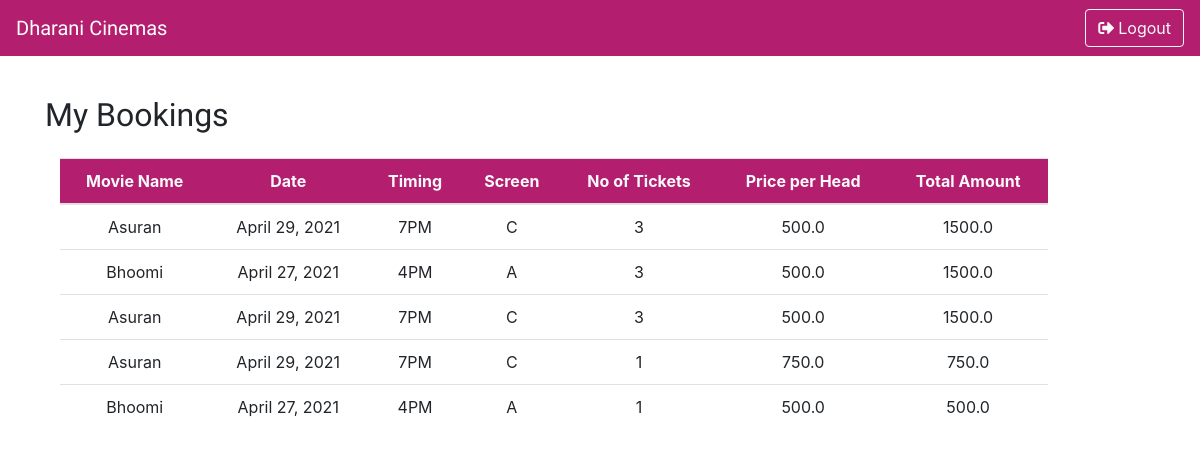
The page /mybooking/ (signed in) on the database as committed earlier.
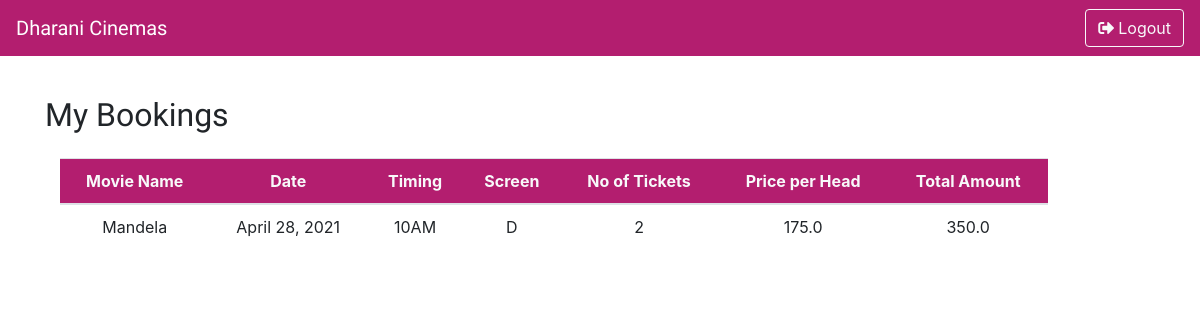
The same page on the database as committed later.
### booking/models.py (models this page shows)
class Booking(models.Model):
    show = models.ForeignKey(Show,on_delete=models.CASCADE)
    noOfPerson = models.IntegerField()
    ticket_price = models.FloatField()
    user = models.CharField(max_length=500,default="")
    def __str__(self):
        return str(self.ticket_price)+" , "+str(self.noOfPerson)

### home/models.py (models this page shows, shortened)
class Movie(models.Model):
    movie_name = models.CharField(max_length=50)
    image = models.ImageField(blank= True,upload_to='./movie',default = 'default.jpg')
    ticket_price = models.FloatField()
    description = models.CharField(max_length=500,default="")

class Show(models.Model):
    SCREEN = (('A','A'),('B','B'),('C','C'),('D','D'))
    TIMING = (('10AM','10AM'),('1PM','1PM'),('4PM','4PM'),('7PM','7PM'))
    movie =  models.ForeignKey(Movie,on_delete=models.CASCADE)
    screen = models.CharField(max_length=5,choices=SCREEN)
    timing = models.CharField(max_length=5,choices=TIMING)
    date = models.DateField(auto_now=False, auto_now_add=False)
    class Meta:
        unique_together = ('screen', 'timing','date',)

### home/views.py (the view)
# urls.py: path('mybooking/',views.mybooking,name="bookingHistory"),
def mybooking(request):
    user = request.user
    bookingQuery = Booking.objects.filter(user = user.username)
    booking = []
    for book in bookingQuery:
        temp = {}
        temp['booking'] = book
        temp['movie'] = book.show.movie.movie_name
        temp['perHead'] = book.ticket_price/book.noOfPerson
        booking.append(temp)
    print(booking)
    context = {
        'bookings':booking
    }
    return render(request,'home/booking_history.html',context)

### templates/home/booking_history.html (shortened to what this page needs)
{% load static %}
<html lang="en">
<head>
    <link
      rel="stylesheet"
      id="theme"
      href="{% static '/css/bootstrap.css' %}"
    />
    <link
      rel="stylesheet"
      href="https://pro.fontawesome.com/releases/v5.10.0/css/all.css"
    />
</head>
<body>
    <nav
      id="userNavbar"
      class="navbar navbar-expand-lg fixed-top navbar-dark bg-primary"
    >
      <div class="collapse navbar-collapse" id="navbarTogglerDemo01">
        <a
          class="navbar-brand"
          href="../"
          style="font-family: 'Patua One', cursive"
          >Dharani Cinemas</a
        >
        <div class="form-inline my-2 my-lg-0">
          <button
            onclick="logout()"
            id="logoutButton"
            class="btn btn-outline-light my-2 my-sm-0"
          >
            <i class="fas fa-sign-out-alt pr-1"></i>Logout
          </button>
        </div>
      </div>
    </nav>
    <div class="container" id="medOrderBody">
        <h2 class="mt-5 pt-5"  style="font-family: 'Patua One', cursive;">My Bookings</h2>
        <div class="col-md-11 mt-4">
        <div class="table-responsive r-scroll">
        <table class="table">
          <thead>
            <tr class="my-head text-light" style="background-color:#b31e6f">
              <th style="text-align:center">Movie Name</th>
              <th style="text-align:center">Date</th>
              <th style="text-align:center">Timing</th>
              <th style="text-align:center">Screen</th>
              <th style="text-align:center">No of Tickets</th>
              <th style="text-align:center">Price per Head</th>
              <th style="text-align:center">Total Amount</th>
            </tr>
          </thead>
          <tbody class="text-center">
            {% for booking in bookings%}
            <tr class="my-row">
              <td style="text-align:center; align-items: center; vertical-align:middle;">{{booking.movie}}</td>
              <td style="text-align:center; align-items: center; vertical-align:middle;">{{booking.booking.show.date}}</td>
              <td style="text-align:center; align-items: center; vertical-align:middle;">{{booking.booking.show.timing}}</td>
              <td style="text-align:center; align-items: center; vertical-align:middle;">{{booking.booking.show.screen}}</td>
              <td style="text-align:center; align-items: center; vertical-align:middle;">{{booking.booking.noOfPerson}}</td>
              <td style="text-align:center; align-items: center; vertical-align:middle;">{{booking.perHead}}</td>
              <td style="text-align:center; align-items: center; vertical-align:middle;">{{booking.booking.ticket_price}}</td>
            </tr>
            {%endfor%}
          </tbody>
        </table>
        </div>
      </div>
      </div>
    <link rel="stylesheet" href="https://pro.fontawesome.com/releases/v5.10.0/css/all.css"
 />
</body>
</html>

Rows that differ between the two databases and show on the page:
removed Booking: movie "Asuran", booking.show "April 29, 2021", booking.show.timing "7PM", booking.show.screen "C", booking.noOfPerson "3", perHead "500.0", booking.ticket_price "1500.0"
removed Booking: movie "Bhoomi", booking.show "April 27, 2021", booking.show.timing "4PM", booking.show.screen "A", booking.noOfPerson "3", perHead "500.0", booking.ticket_price "1500.0"
removed Booking: movie "Asuran", booking.show "April 29, 2021", booking.show.timing "7PM", booking.show.screen "C", booking.noOfPerson "3", perHead "500.0", booking.ticket_price "1500.0"
removed Booking: movie "Asuran", booking.show "April 29, 2021", booking.show.timing "7PM", booking.show.screen "C", booking.noOfPerson "1", perHead "750.0", booking.ticket_price "750.0"
removed Booking: movie "Bhoomi", booking.show "April 27, 2021", booking.show.timing "4PM", booking.show.screen "A", booking.noOfPerson "1", perHead "500.0", booking.ticket_price "500.0"
added Booking: movie "Mandela", booking.show "April 28, 2021", booking.show.timing "10AM", booking.show.screen "D", booking.noOfPerson "2", perHead "175.0", booking.ticket_price "350.0"
